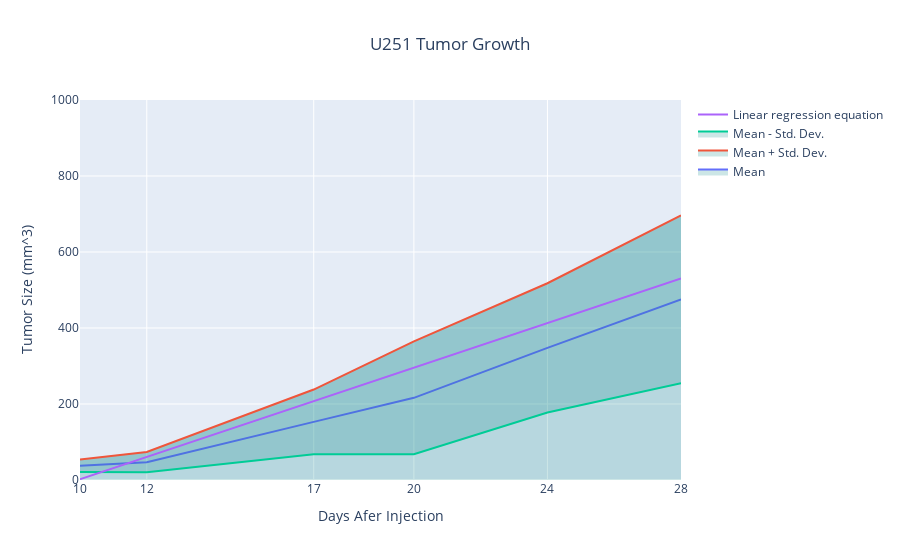

The notebook cell saved with this chart:
### Code cell
# In this chunk of code, we will again use go.Figure() to create a figure and add the standard deviation. In addition the linear regression line will also be added to the figure.
fig = go.Figure()
fig.add_trace(go.Scatter(
    x=df_outlier_replaced['days_after_injection'],
    y=df_outlier_replaced.mean(axis=1),
    mode='lines',
    name='Mean',
    fill='tonexty',
    fillcolor='rgba(0,128,128,0.2)'
))
fig.add_trace(go.Scatter(
    x=df_outlier_replaced['days_after_injection'],
    y=df_outlier_replaced.mean(axis=1) + df_outlier_replaced.std(axis=1),
    mode='lines',
    name='Mean + Std. Dev.',
    fill='tonexty',
    fillcolor='rgba(0,128,128,0.2)'
)) # This will create a trace for the upper bound
fig.add_trace(go.Scatter(
    x=df_outlier_replaced['days_after_injection'],
    y=df_outlier_replaced.mean(axis=1) - df_outlier_replaced.std(axis=1),
    mode='lines',
    name='Mean - Std. Dev.',
    fill='tonexty',
    fillcolor='rgba(0,128,128,0.2)'
)) # This will create a trace for the lower bound

# Plot the linear regression equation
x_values = np.linspace(X1.min(), X1.max(), 100)
y_1values = average_intercept_1 + average_coef_1 * x_values # important, here you need to call the "model1"
fig.add_trace(go.Scatter(
    x=x_values,
    y=y_1values,
    mode='lines',
    name='Linear regression equation'
))

fig.update_layout(
    title='U251 Tumor Growth',
    title_x = 0.5,
    xaxis_title='Days Afer Injection',
    yaxis_title='Tumor Size (mm^3)',
    yaxis_range=[0, 1000] # this set the y-axis range to 0 to 1000
)
fig.update_xaxes(
    tickvals=[10, 12, 17, 20, 24, 28],
    ticktext=[10, 12, 17, 20, 24, 28]
)
fig.show()

print(f'Linear regression equation: y = {average_intercept_1:.2f} + {average_coef_1:.2f}*x')
print(f'R^2: {r2_1:.2f}')
print(f'MSE: {mse1:.2f}')
print(f'MRSE: {mrse1:.2f}')

### Figure 1 — Plotly figure (JSON) as saved in the notebook; plotly's stock layout.template omitted (floating-point values rounded to 4 significant figures)
{"data": [{"fill": "tonexty", "fillcolor": "rgba(0,128,128,0.2)", "mode": "lines", "name": "Mean", "type": "scatter", "x": [10, 12, 17, 20, 24, 28], "y": [37.53, 46.99, 152.9, 216.2, 347.8, 475.4]}, {"fill": "tonexty", "fillcolor": "rgba(0,128,128,0.2)", "mode": "lines", "name": "Mean + Std. Dev.", "type": "scatter", "x": [10, 12, 17, 20, 24, 28], "y": [53.87, 73.67, 238.0, 364.8, 517.8, 696.1]}, {"fill": "tonexty", "fillcolor": "rgba(0,128,128,0.2)", "mode": "lines", "name": "Mean - Std. Dev.", "type": "scatter", "x": [10, 12, 17, 20, 24, 28], "y": [21.19, 20.31, 67.81, 67.67, 177.7, 254.7]}, {"mode": "lines", "name": "Linear regression equation", "type": "scatter", "x": [10, 10.18, 10.36, 10.55, 10.73, 10.91, 11.09, 11.27, 11.45, 11.64, 11.82, 12, 12.18, 12.36, 12.55, 12.73, 12.91, 13.09, 13.27, 13.45, 13.64, 13.82, 14, 14.18, 14.36, 14.55, 14.73, 14.91, 15.09, 15.27, 15.45, 15.64, 15.82, 16, 16.18, 16.36, 16.55, 16.73, 16.91, 17.09, 17.27, 17.45, 17.64, 17.82, 18, 18.18, 18.36, 18.55, 18.73, 18.91, 19.09, 19.27, 19.45, 19.64, 19.82, 20, 20.18, 20.36, 20.55, 20.73, 20.91, 21.09, 21.27, 21.45, 21.64, 21.82, 22, 22.18, 22.36, 22.55, 22.73, 22.91, 23.09, 23.27, 23.45, 23.64, 23.82, 24, 24.18, 24.36, 24.55, 24.73, 24.91, 25.09, 25.27, 25.45, 25.64, 25.82, 26, 26.18, 26.36, 26.55, 26.73, 26.91, 27.09, 27.27, 27.45, 27.64, 27.82, 28], "y": [2.105, 7.444, 12.78, 18.12, 23.46, 28.8, 34.13, 39.47, 44.81, 50.15, 55.49, 60.82, 66.16, 71.5, 76.84, 82.18, 87.52, 92.85, 98.19, 103.5, 108.9, 114.2, 119.5, 124.9, 130.2, 135.6, 140.9, 146.2, 151.6, 156.9, 162.2, 167.6, 172.9, 178.3, 183.6, 188.9, 194.3, 199.6, 205.0, 210.3, 215.6, 221.0, 226.3, 231.6, 237.0, 242.3, 247.7, 253.0, 258.3, 263.7, 269.0, 274.4, 279.7, 285.0, 290.4, 295.7, 301.0, 306.4, 311.7, 317.1, 322.4, 327.7, 333.1, 338.4, 343.7, 349.1, 354.4, 359.8, 365.1, 370.4, 375.8, 381.1, 386.5, 391.8, 397.1, 402.5, 407.8, 413.1, 418.5, 423.8, 429.2, 434.5, 439.8, 445.2, 450.5, 455.8, 461.2, 466.5, 471.9, 477.2, 482.5, 487.9, 493.2, 498.6, 503.9, 509.2, 514.6, 519.9, 525.2, 530.6]}], "layout": {"title": {"text": "U251 Tumor Growth", "x": 0.5}, "xaxis": {"ticktext": [10, 12, 17, 20, 24, 28], "tickvals": [10, 12, 17, 20, 24, 28], "title": {"text": "Days Afer Injection"}}, "yaxis": {"range": [0, 1000], "title": {"text": "Tumor Size (mm^3)"}}}}
